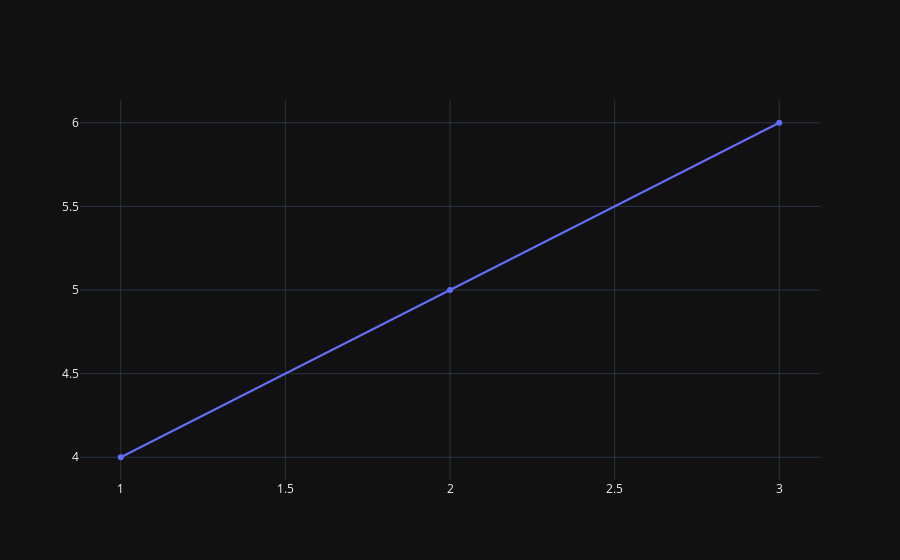

Notebook source saved alongside this figure:
### Code cell
fig.show()

### Figure 1 — Plotly figure (JSON) as saved in the notebook; plotly's stock layout.template omitted (floating-point values rounded to 4 significant figures)
{"data": [{"type": "scatter", "x": [1, 2, 3], "y": [4, 5, 6]}], "layout": {}}
